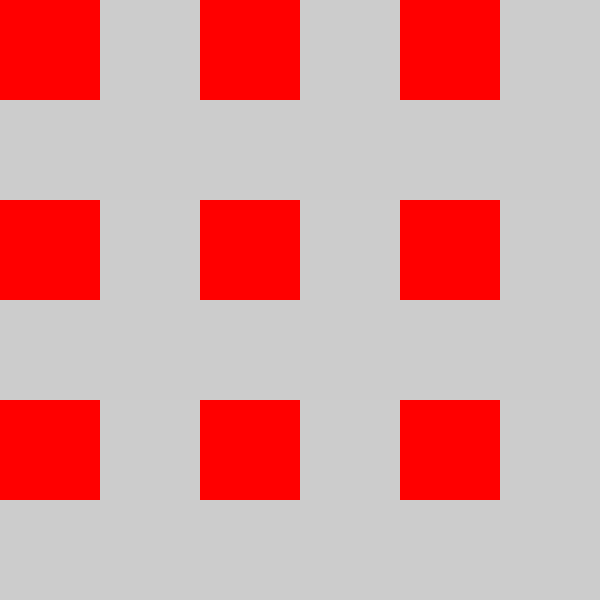
Frame 1 (no input)
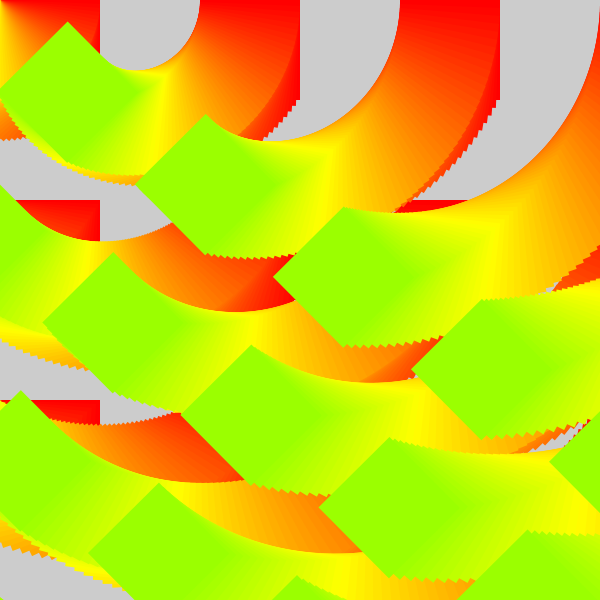
Frame 60 (the mouse pressed at the canvas centre just before this capture)
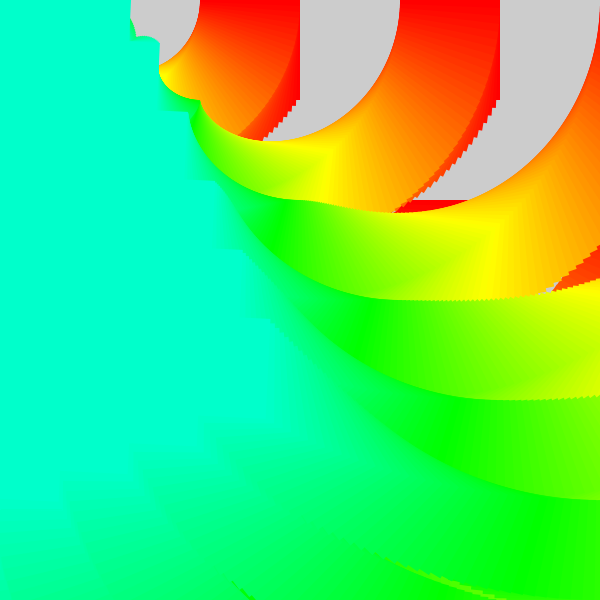
Frame 120 (the mouse held since frame 60 and released just before this capture)

The Processing sketch that drew these frames (run headless with seeded random() and noise(); from frame 60 on, the mouse is pressed at the canvas centre):

// Processing sketch: processing_173390
// ── processing_173390.pde

float newrot;
int newhue;
void setup() {
  size(600, 600);
  smooth();
  noStroke();
  colorMode(HSB);
  //rectMode(CENTER);
}

void draw() {
  fill(newhue, 255, 255);


  for (int x=0; x<=width; x+=100) {
    for (int y=0; y<height; y+=100) {
      pushMatrix();
      translate(x,y);
      rotate(newrot);
      pushMatrix();
      translate(x, y);
      rotate(newrot);
      rect(0, 0, 100, 100);
      popMatrix();
      popMatrix();
    }
  }

  newhue++;
  newrot+=0.02;
  if (newhue==255) {
    newhue=0;
  }
}
